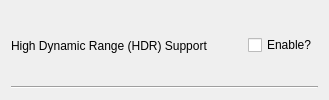
        <widget class="QWidget" name="widget7_hdr" native="true">
         <property name="sizePolicy">
          <sizepolicy hsizetype="Preferred" vsizetype="Maximum">
           <horstretch>0</horstretch>
           <verstretch>0</verstretch>
          </sizepolicy>
         </property>
         <property name="toolTip">
          <string>Enables support for HDR features supported by some monitors</string>
         </property>
         <layout class="QVBoxLayout" name="verticalLayout_18">
          <item>
           <widget class="QWidget" name="widget_34" native="true">
            <property name="sizePolicy">
             <sizepolicy hsizetype="Preferred" vsizetype="Minimum">
              <horstretch>0</horstretch>
              <verstretch>0</verstretch>
             </sizepolicy>
            </property>
            <layout class="QHBoxLayout" name="horizontalLayout_18" stretch="0,0,0">
             <property name="spacing">
              <number>0</number>
             </property>
             <property name="leftMargin">
              <number>0</number>
             </property>
             <property name="topMargin">
              <number>0</number>
             </property>
             <property name="rightMargin">
              <number>0</number>
             </property>
             <property name="bottomMargin">
              <number>0</number>
             </property>
             <item>
              <widget class="QLabel" name="label_16">
               <property name="text">
                <string>High Dynamic Range (HDR) Support</string>
               </property>
              </widget>
             </item>
             <item>
              <spacer name="horizontalSpacer_15">
               <property name="orientation">
                <enum>Qt::Orientation::Horizontal</enum>
               </property>
               <property name="sizeHint" stdset="0">
                <size>
                 <width>40</width>
                 <height>20</height>
                </size>
               </property>
              </spacer>
             </item>
             <item>
              <widget class="QCheckBox" name="checkBox_hdr">
               <property name="text">
                <string>Enable?</string>
               </property>
               <property name="tristate">
                <bool>false</bool>
               </property>
              </widget>
             </item>
            </layout>
           </widget>
          </item>
          <item>
           <widget class="Line" name="line_17">
            <property name="orientation">
             <enum>Qt::Orientation::Horizontal</enum>
            </property>
           </widget>
          </item>
         </layout>
        </widget>
